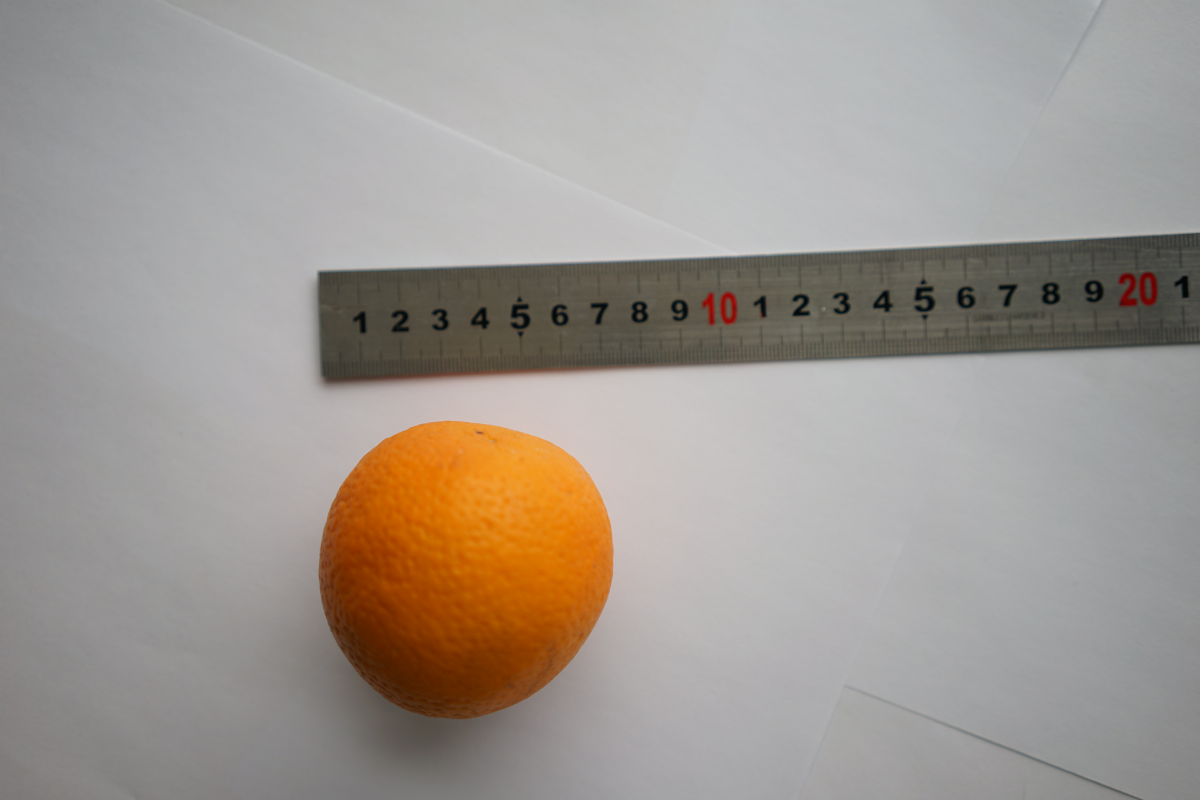
#> input picture zhuo_ban_test/DSC00002.JPG, 6000 x 4000 px, found by its file name (shown at 1/5 size)
$ python chizi_mobanpipei.py
#> lines starting #> are read from the running program, lines starting #| are printed output that depends on the picture; after the words box and inside, x2 and y2 are one past the last pixel; in counts of white or black regions, pixels touching at a corner belong together
import numpy as np
import cv2
import random
import pandas as pd
from sklearn.cluster import KMeans
import matplotlib.pyplot as mp

img = cv2.pyrDown(cv2.imread("C:/Users/Skyvein/Desktop/cmera_cross/zhuo_ban_test/DSC00002.JPG", cv2.IMREAD_UNCHANGED))  # 使用下采样的方法

ret, thresh = cv2.threshold(cv2.cvtColor(img.copy(), cv2.COLOR_BGR2GRAY) , 127, 255, cv2.THRESH_BINARY)  # 对图像进行二值化处理
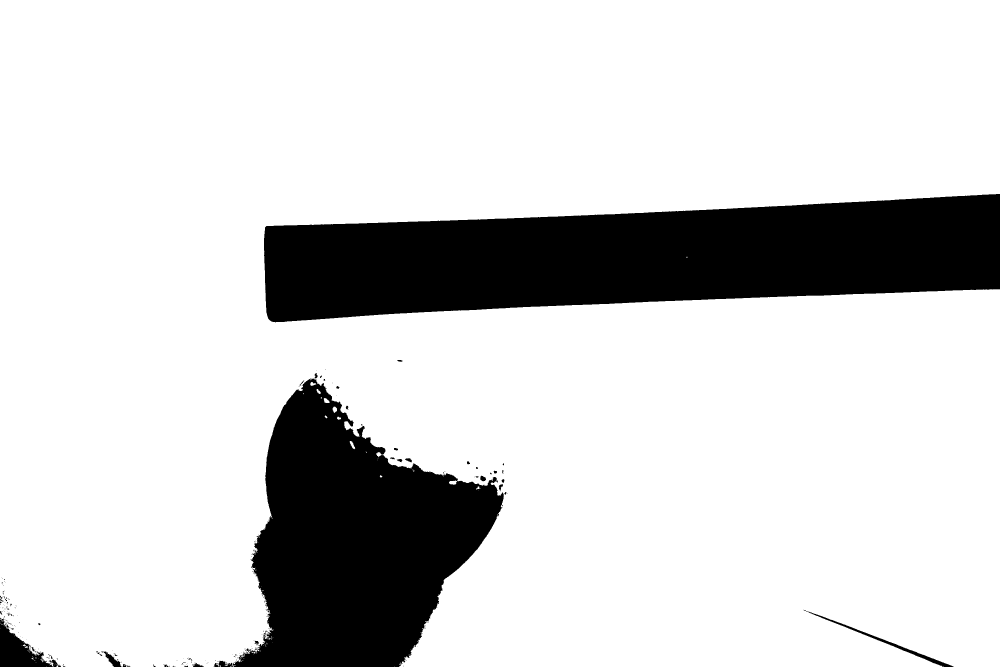
#> thresh: shape (2000, 3000) (shown at 1/3 size); 82.8% white; 278 black regions (234 under 20 px)
contours, hier = cv2.findContours(thresh, cv2.RETR_EXTERNAL, cv2.CHAIN_APPROX_SIMPLE)  # 对图像中的轮廓进行捕捉
#> contours = 159 contours, 148 with area under 20; largest, box (x1, y1, x2, y2) and area: (0, 0, 3000, 2000) 4962054, (998, 1220, 1011, 1239) 156, (1049, 1323, 1066, 1348) 155, (971, 1194, 989, 1209) 152, (931, 1146, 947, 1158) 100
contours = sorted(contours, key=cv2.contourArea, reverse=True)  # 对图像中捕捉到的轮廓进行按照面积的大小进行排序
ys_list = contours[0]
#> ys_list = contour of 4178 points, box (x1, y1, x2, y2) (0, 0, 3000, 2000), area 4962054
cv2.drawContours(img, contours[0], -1, (255, 0, 0), 2)
ball_list = []
print(len(ys_list))
#| 4178
while (len(ys_list) > 0):

    temp_list = []
    seed = random.randint(0,len(ys_list)-1)
    temp_list.append(ys_list[seed][0])

    temp_end = np.delete(ys_list, seed, axis = 0)
    i_list = []
    for i in range(len(temp_end)):
        if (abs(temp_end[i][0][0] - ys_list[seed][0][0]) < 20).all() and (abs(temp_end[i][0][1] - ys_list[seed][0][1]) < 20).all():
            temp_list.append(temp_end[i][0])
            i_list.append(i)
        else:
            pass
    for j in i_list[::-1]:
        temp_end = np.delete(temp_end, j, axis = 0)
    ball_list.append(temp_list)
    ys_list = temp_end
#> this loop made 287 passes
#> seed on passes 1 to 3: 3155, 3445, 165
#> after the loop, ball_list = 287 items
ff = []
while(len(ball_list) > 0):
    temp_lis = []
    temp_lis.append(ball_list[0])

#> (the run stopped early here; a loop or call above may not have finished)

$ run again, with zhuo_ban_test/DSC00004.JPG copied over zhuo_ban_test/DSC00002.JPG
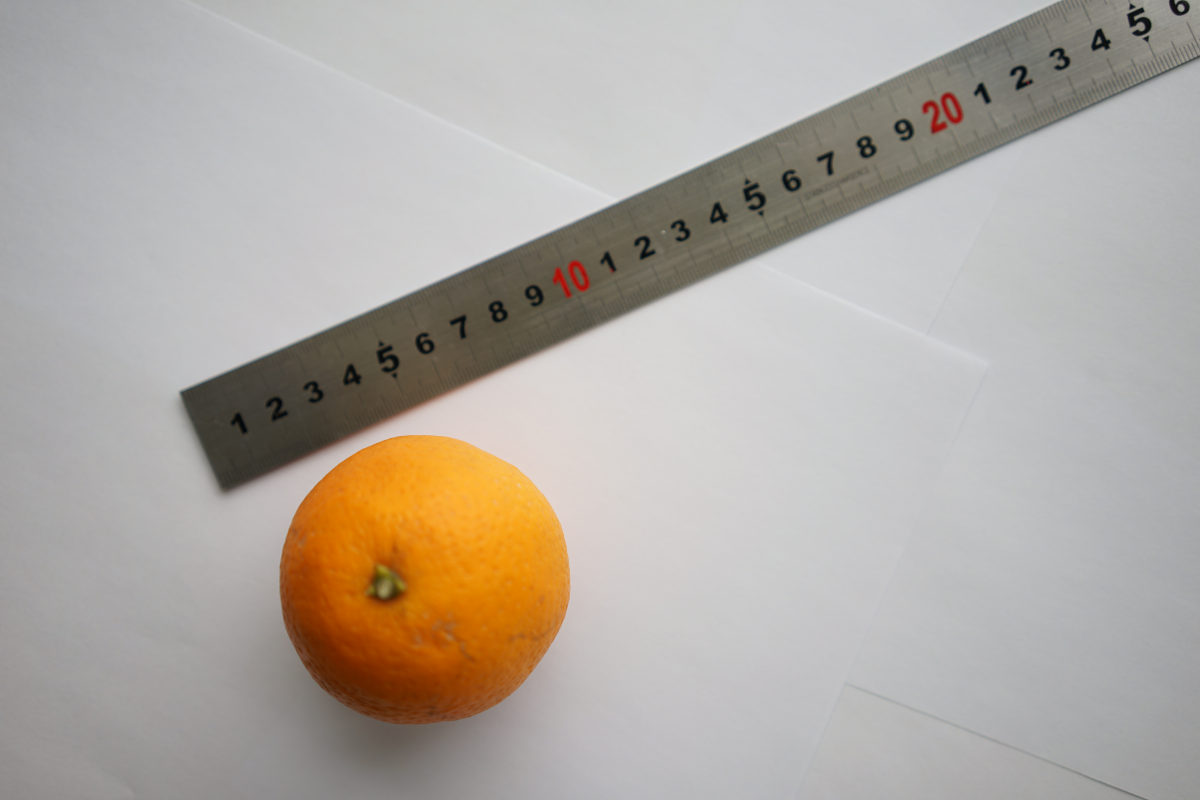
#> input picture zhuo_ban_test/DSC00004.JPG, 6000 x 4000 px, found by its file name (shown at 1/5 size)
#> `ret, thresh = cv2.threshold(cv2.cvtColor(img.copy(), cv2.COLOR_BGR2GRA..`:
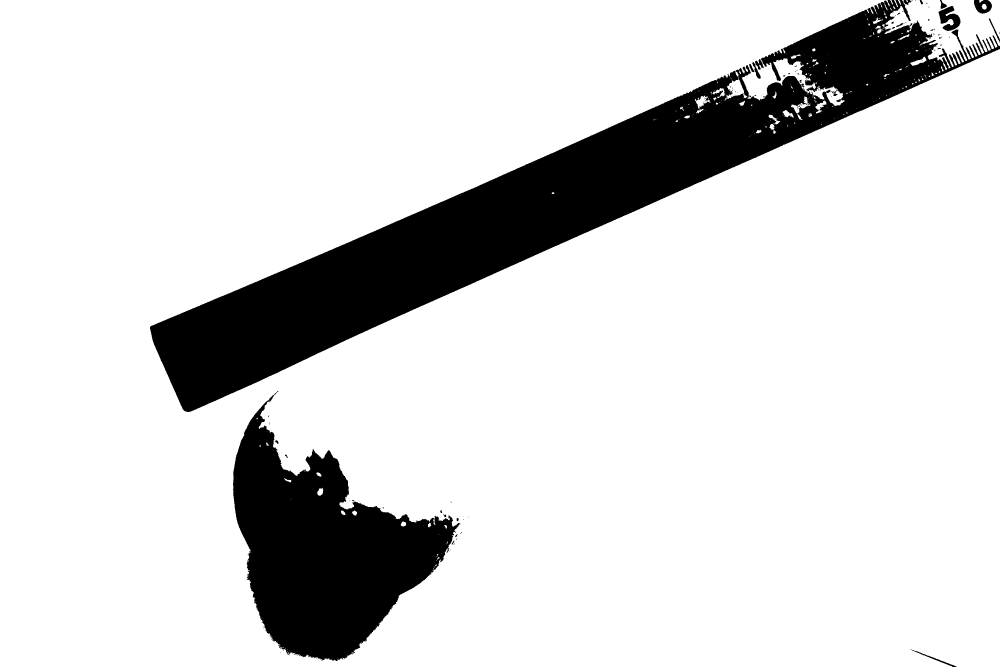
#> thresh: shape (2000, 3000) (shown at 1/3 size); 84.8% white; 142 black regions (115 under 20 px)
#> contours = 220 contours, 178 with area under 20; largest, box (x1, y1, x2, y2) and area: (0, 0, 3000, 2000) 5302972, (2648, 0, 3000, 209) 37563, (2173, 233, 2242, 301) 1716, (2373, 289, 2431, 360) 836, (2084, 287, 2129, 326) 676
#> ys_list = contour of 5381 points, box (x1, y1, x2, y2) (0, 0, 3000, 2000), area 5302972
#| 5381
#> the loop `while (len(ys_list) > 0): ` made 227 passes
#> seed on passes 1 to 3: 3155, 3445, 331
#> after the loop `while (len(ys_list) > 0):`: ball_list = 227 items

$ run again, with zhuo_ban_test/DSC00005.JPG copied over zhuo_ban_test/DSC00002.JPG
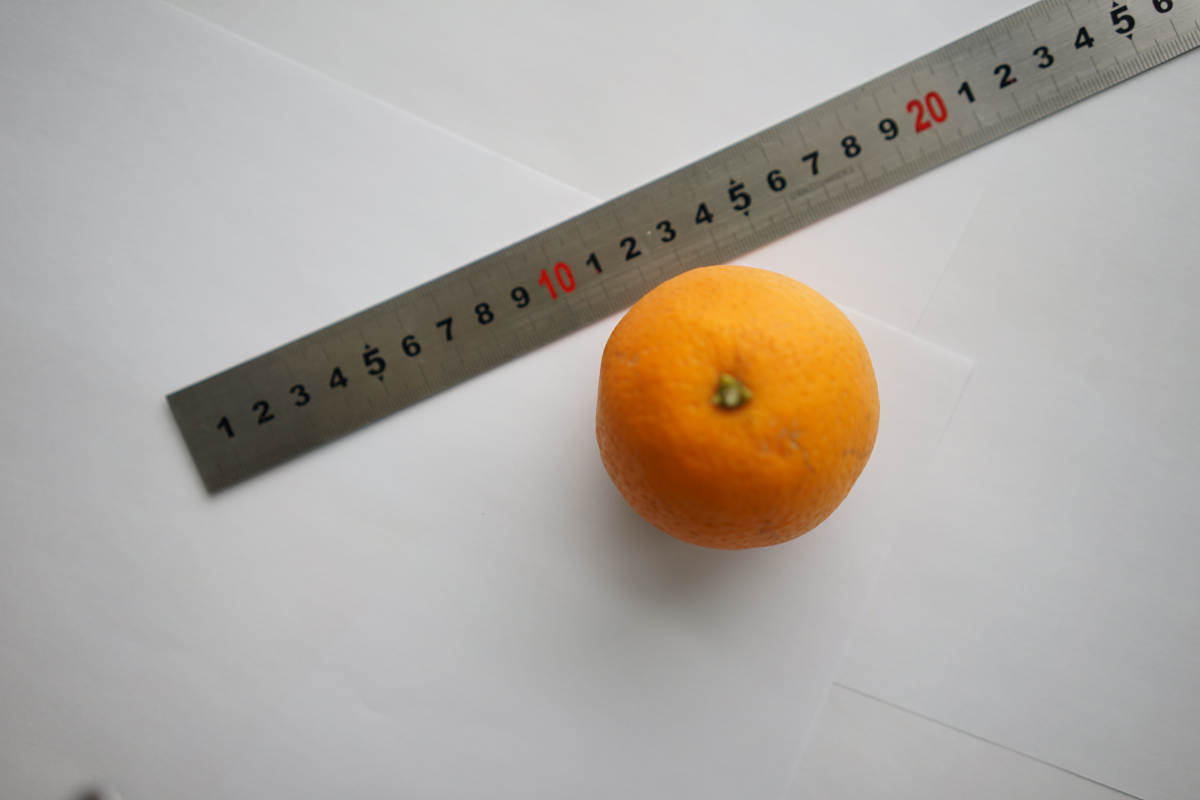
#> input picture zhuo_ban_test/DSC00005.JPG, 6000 x 4000 px, found by its file name (shown at 1/5 size)
#> `ret, thresh = cv2.threshold(cv2.cvtColor(img.copy(), cv2.COLOR_BGR2GRA..`:
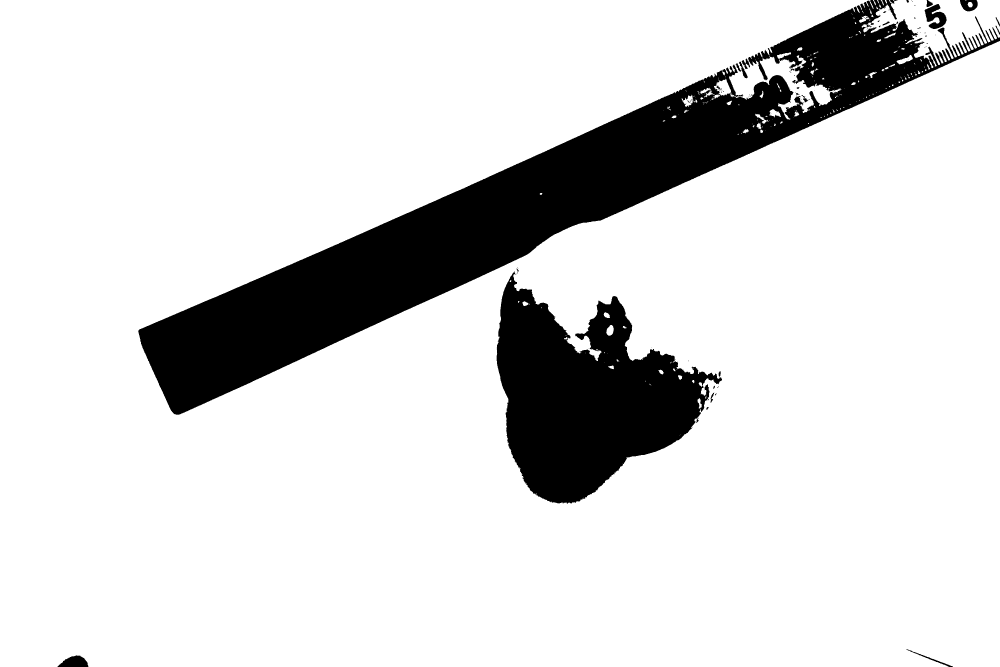
#> thresh: shape (2000, 3000) (shown at 1/3 size); 85.2% white; 107 black regions (78 under 20 px)
#> contours = 220 contours, 174 with area under 20; largest, box (x1, y1, x2, y2) and area: (0, 0, 3000, 2000) 5306746, (2585, 0, 3000, 204) 41422, (2142, 237, 2203, 292) 1506, (2045, 284, 2082, 321) 581, (2690, 165, 2739, 194) 525
#> ys_list = contour of 5885 points, box (x1, y1, x2, y2) (0, 0, 3000, 2000), area 5306746
#| 5885
#> the loop `while (len(ys_list) > 0): ` made 235 passes
#> seed on passes 1 to 3: 3155, 3445, 331
#> after the loop `while (len(ys_list) > 0):`: ball_list = 235 items
